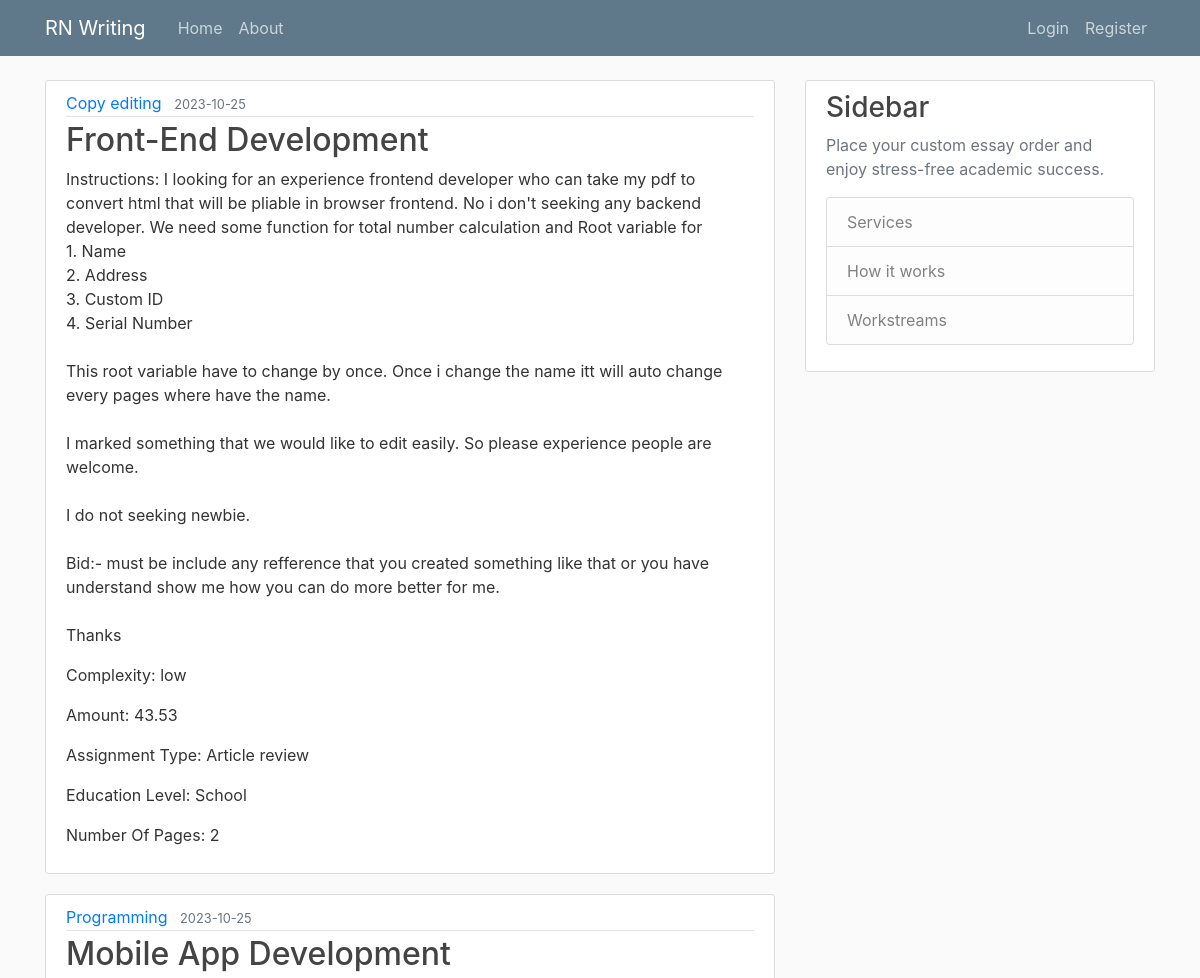
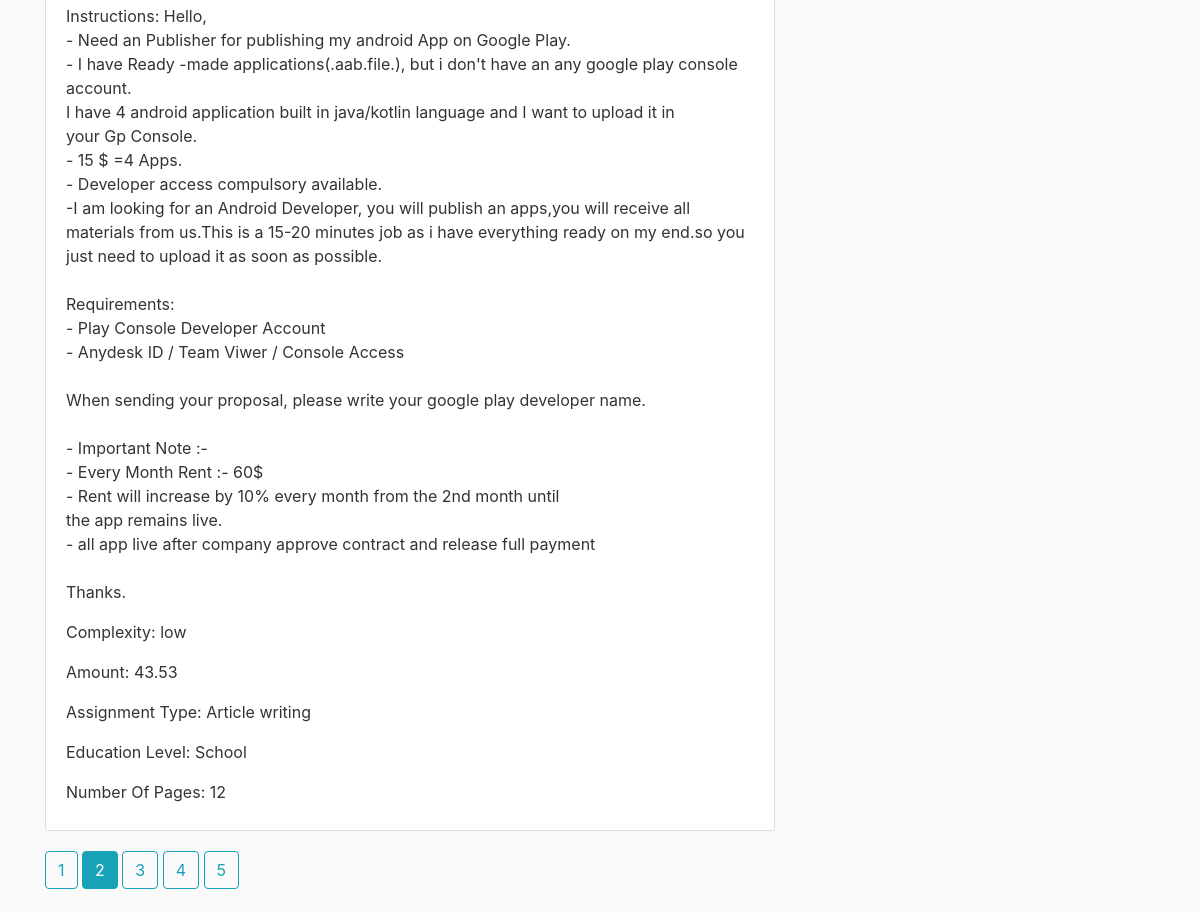
The page /home?page=2 on the database its author committed (2 pictures, top to bottom).
### writingapp/models.py (models this page shows)
class Job(db.Model):
    __tablename__ = "job"
    id = db.Column(db.Integer, primary_key = True)
    client_id = db.Column(db.Integer, db.ForeignKey("client.id"))
    complexity = db.Column(db.String(255))
    deadline = db.Column(db.Date)
    amount = db.Column(db.Integer)
    assignment_type = db.Column(db.String(255))
    service = db.Column(db.String(255))
    education_level = db.Column(db.String(255))
    number_of_pages = db.Column(db.Integer)
    number_of_words = db.Column(db.Integer)
    line_spacing = db.Column(db.String(255))
    assignment_language = db.Column(db.String(255))
    sources_required = db.Column(db.String(255))
    citation_style = db.Column(db.String(255))
    subject = db.Column(db.String(255))
    instructions = db.Column(db.Text)
    submit_date = db.Column(db.DateTime, nullable=False)
    client = db.relationship("Client", backref = "job")
    skills = db.relationship("Skills", backref = "job")
    payment = db.relationship("Payment", backref = "job")
    attachment = db.relationship("Attachment", backref = 'job')

### writingapp/routes.py (the view)
@app.route("/")
@app.route("/home")
def home():
    page = request.args.get('page', 1, type=int)
    jobs = Job.query.paginate(page=page, per_page=2)
    return render_template('home.html', jobs=jobs)

### writingapp/templates/home.html
{% extends "layout.html" %}
{% block content %}
    {% for job in jobs.items %}
    <article class='media content-section'>
        <div class='media-body'>
            <div class='article-metadata'>
                <a class='mr-2' href="{{ url_for('similar_jobs', by_service=job.service) }}">{{ job.service }}</a>
                <small class='text-muted'>{{job.deadline}}</small>
            </div>
            <h2><a class='article-title' href="{{ url_for('show_job', job_id=job.id) }}">{{job.subject}}</a></h2>
            <p class='article-content'>Instructions: {{job.instructions}}</p>
            <p class='article-content'>Complexity: {{job.complexity}}</p>
            <p class='article-content'>Amount: {{job.amount}}</p>
            <p class='article-content'>Assignment Type: {{job.assignment_type}}</p>
            <p class='article-content'>Education Level: {{job.education_level}}</p>
            <p class='article-content'>Number Of Pages: {{job.number_of_pages}}</p>
        </div>
    </article>
    {% endfor %}
    {% for page_num in jobs.iter_pages(left_edge=1, right_edge=1, left_current=1, right_current=2) %}
        {% if page_num %}
        {% if jobs.page == page_num %}
        <a class='btn btn-info mb-4' href='{{ url_for('home', page=page_num) }}'>{{ page_num }}</a>
        {% else %}
        <a class='btn btn-outline-info mb-4' href='{{ url_for('home', page=page_num) }}'>{{ page_num }}</a>
        {% endif %}
        {% else %}
         ...
        {% endif %}
    {% endfor %}
{% endblock content %}

### writingapp/static/main.css (style rules this page uses)
body { background: #fafafa; color: #333333; margin-top: 5rem; }
h1, h2, h3, h4, h5, h6 { color: #444444; }
.content-section { background: #ffffff; padding: 10px 20px; border: 1px solid #dddddd; border-radius: 3px; margin-bottom: 20px; }
.article-title { color: #444444; }
.article-content { white-space: pre-line; }
.article-metadata { padding-bottom: 1px; margin-bottom: 4px; border-bottom: 1px solid #e3e3e3 }

### rows shown on the page
Job: service "Copy editing", deadline "2023-10-25", subject "Front-End Development", instructions "I looking for an experience frontend developer who can take my pdf to convert html that will be pliable in browser frontend. No i don't seeking any backend developer. We need some function for total number calculation and Root variable for 1. Name 2. Address 3. Custom ID 4. Serial Number This root variable have to change by once. Once i change the name itt will auto change every pages where have the name. I marked something that we would like to edit easily. So please experience people are welcome. I do not seeking newbie. Bid:- must be include any refference that you created something like that or you have understand show me how you can do more better for me. Thanks", complexity "low", amount "43.53", assignment_type "Article review", education_level "School", number_of_pages "2"
Job: service "Programming", deadline "2023-10-25", subject "Mobile App Development", instructions "Hello, - Need an Publisher for publishing my android App on Google Play. - I have Ready -made applications(.aab.file.), but i don't have an any google play console account. I have 4 android application built in java/kotlin language and I want to upload it in your Gp Console. - 15 $ =4 Apps. - Developer access compulsory available. -I am looking for an Android Developer, you will publish an apps,you will receive all materials from us.This is a 15-20 minutes job as i have everything ready on my end.so you just need to upload it as soon as possible. Requirements: - Play Console Developer Account - Anydesk ID / Team Viwer / Console Access When sending your proposal, please write your google…", complexity "low", amount "43.53", assignment_type "Article writing", education_level "School", number_of_pages "12"

### other values the page prints
{{ page_num }} "1" "3" "4" "5"
{{ page_num }} "2"
